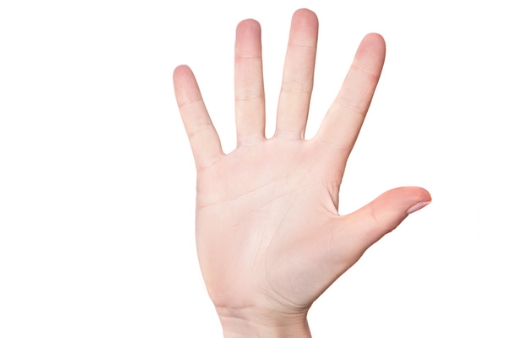
#> input picture pictures/hand.jpg, 530 x 338 px, found by its file name
$ python 7.5.py
#> lines starting #> are read from the running program, lines starting #| are printed output that depends on the picture; after the words box and inside, x2 and y2 are one past the last pixel; in counts of white or black regions, pixels touching at a corner belong together
import cv2
import numpy as np

src1 = cv2.imread('/Users/kimjunho/Desktop/python_workspace/pictures/hand.jpg')
#> src1 is the input picture: shape (338, 530, 3); mean B, G, R 238.9, 241.2, 249.9

# Why using HSV color space for this?
# In real world images there is always variations in the image color values due to various lightening conditions,
# shadows and, even due to noise added by the camera while clicking and subsequently processing the image.
# To over the above color variations, we will perform color detection in the HSV color space.

hsv1 = cv2.cvtColor(src1, cv2.COLOR_BGR2HSV)
#> hsv1: shape (338, 530, 3); mean H, S, V 3.3, 12.2, 249.9
lowerb1 = (0,15,0)
upperb1 = (20,180,255)
dst1 = cv2.inRange(hsv1, lowerb1, upperb1) #이진 영상
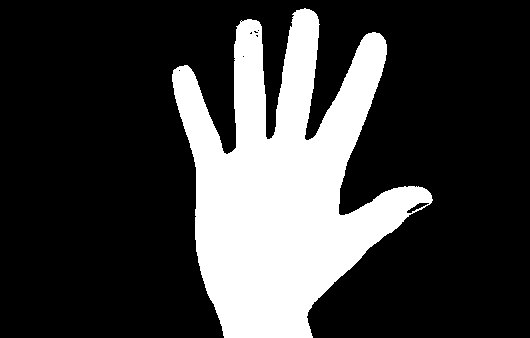
#> dst1: shape (338, 530); 24.2% white; 1 white region, box (x1, y1, x2, y2) and area: (172, 8, 433, 338) 43399

src2 = cv2.imread('/Users/kimjunho/Desktop/python_workspace/pictures/berlin.jpeg')
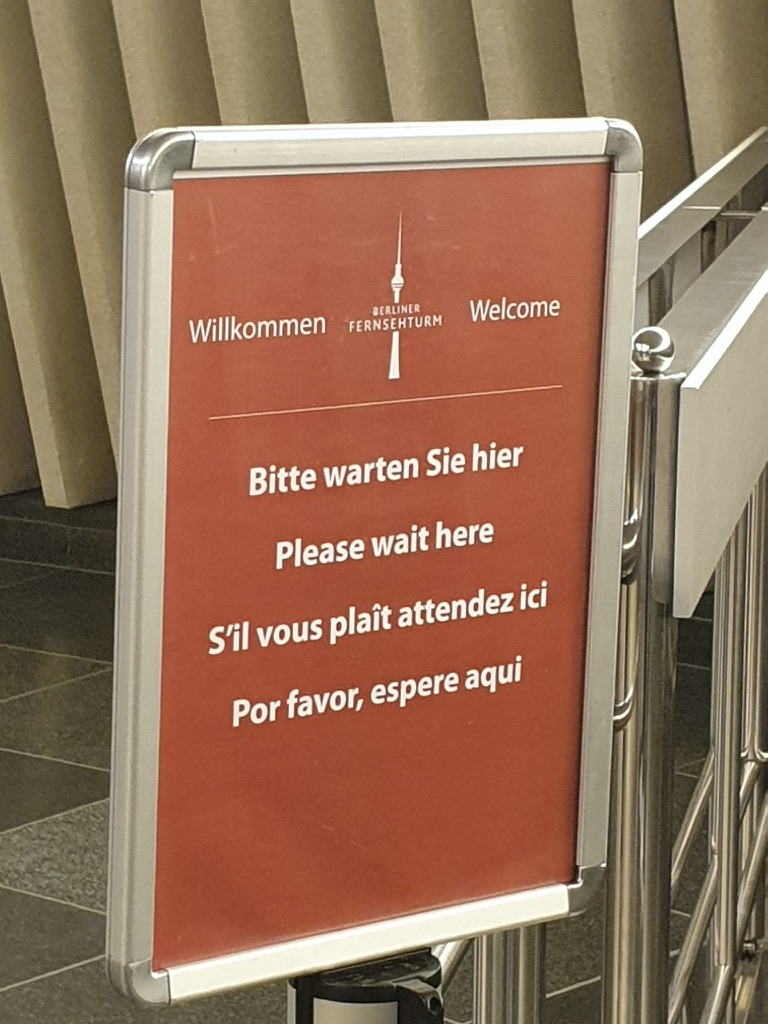
#> input picture pictures/berlin.jpeg, 768 x 1024 px, found by its file name
#> src2 is the input picture: shape (1024, 768, 3); mean B, G, R 89.7, 112.7, 148.8
hsv2 = cv2.cvtColor(src2, cv2.COLOR_BGR2HSV)
#> hsv2: shape (1024, 768, 3); mean H, S, V 16.1, 102.6, 148.8
lowerb2 = np.array([0, 100, 20])
upperb2 = np.array([10, 255, 255])
dst2 = cv2.inRange(hsv2, lowerb2, upperb2) #이진 영상
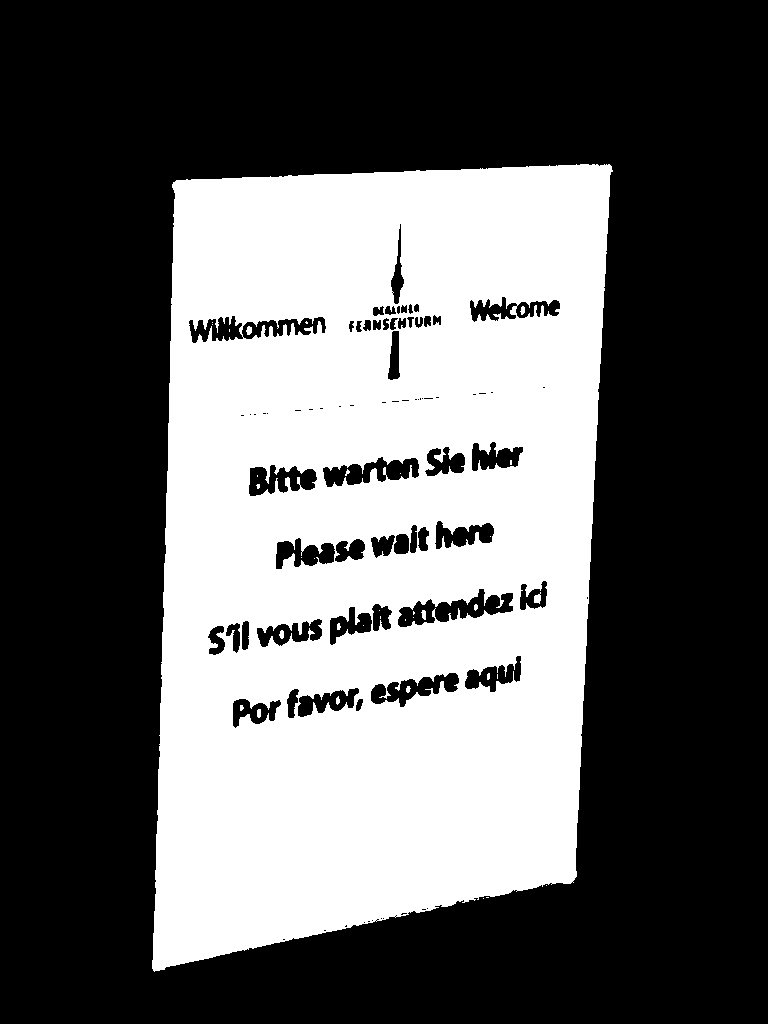
#> dst2: shape (1024, 768); 38% white; 35 white regions (24 under 20 px), largest, box (x1, y1, x2, y2) and area: (152, 164, 613, 972) 298570, (534, 592, 541, 604) 58, (246, 326, 252, 335) 41

cv2.imshow('src1', src1)
cv2.imshow('dst1', dst1)
cv2.imshow('src2', src2)
cv2.imshow('dst2', dst2)
cv2.waitKey()
cv2.destroyAllWindows()
